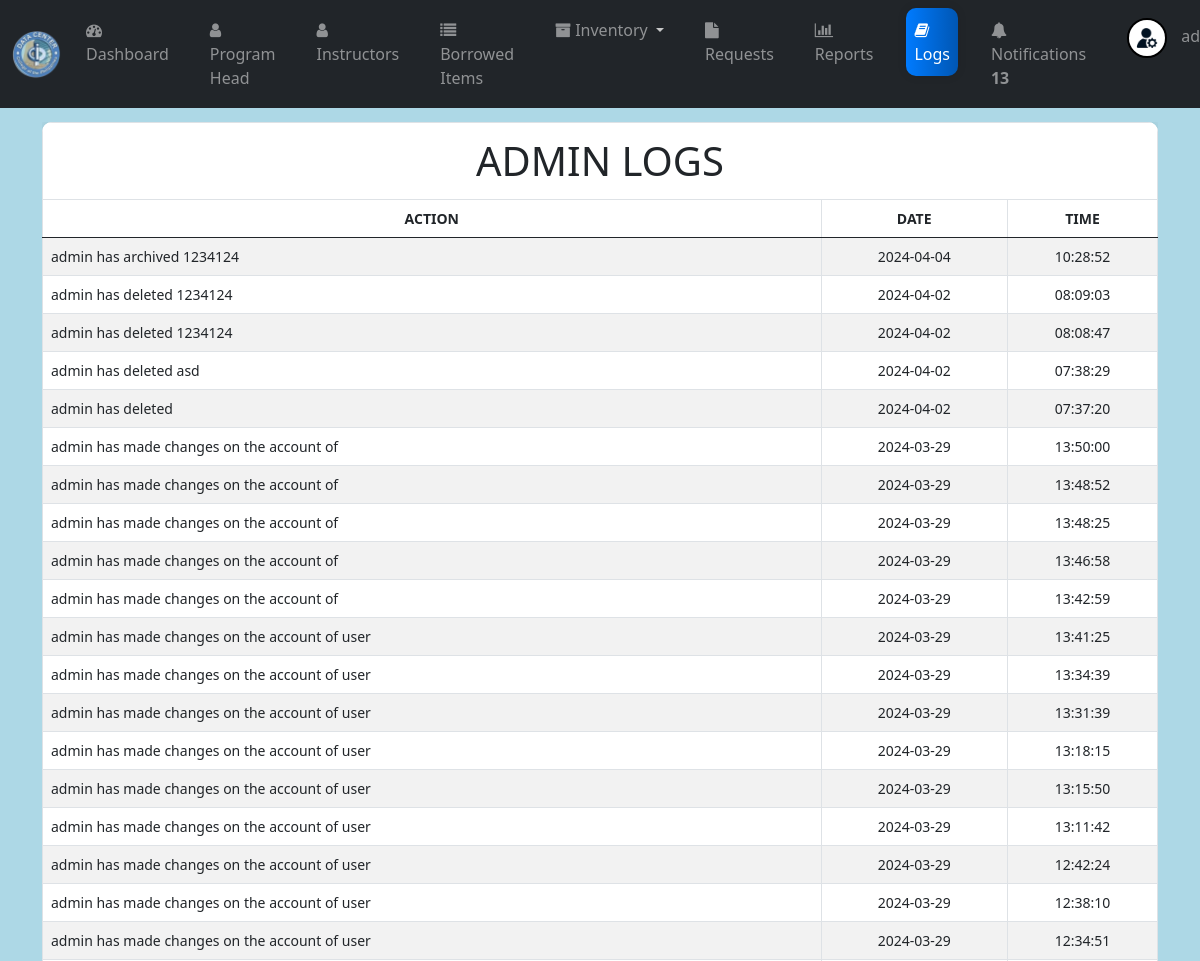
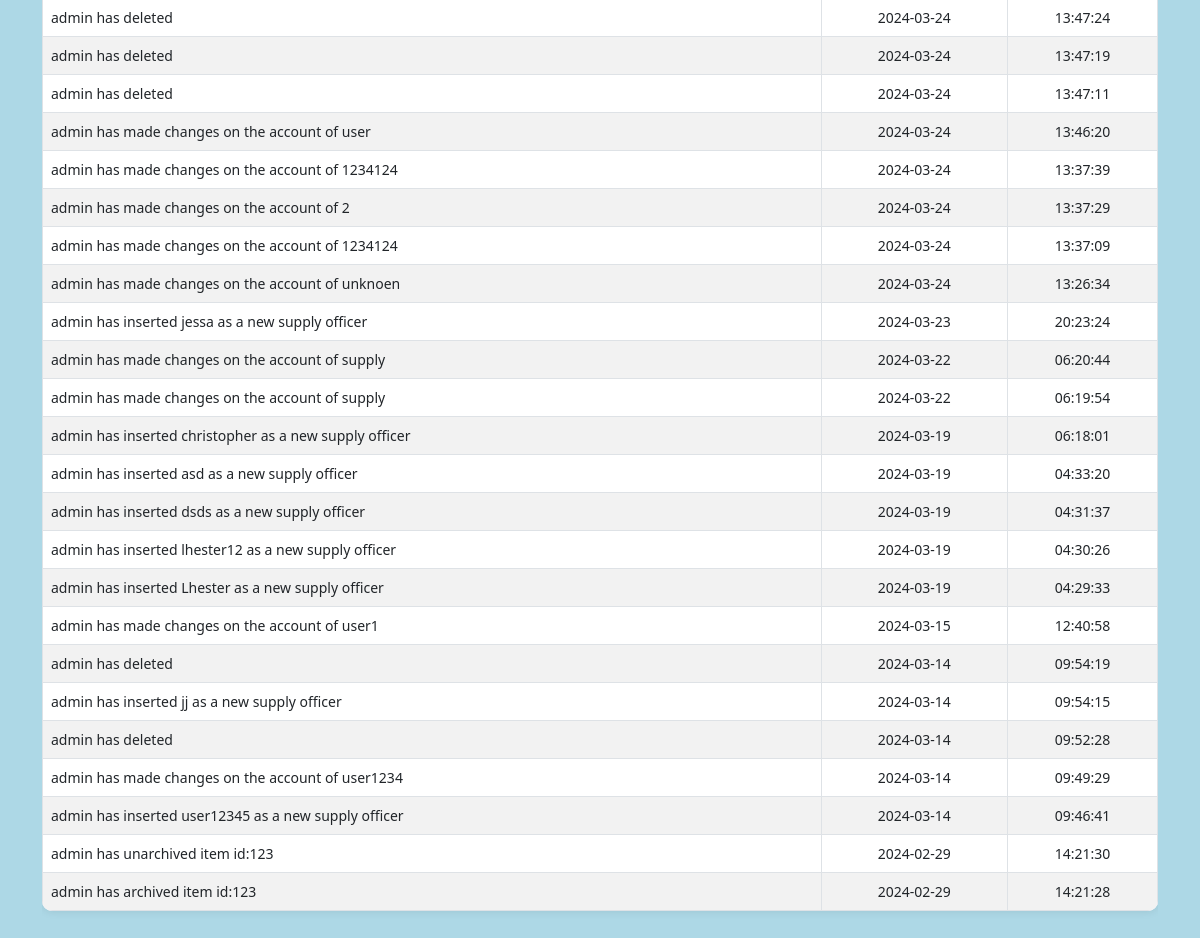
The app's page /logs.php (signed in) with its own data (2 pictures, top to bottom).
### tables this page shows
CREATE TABLE `log` (
  `log_id` int(11) NOT NULL,
  `time` time NOT NULL,
  `date` date NOT NULL,
  `action` text NOT NULL
);

### logs.php (the view, shortened to what this page needs)
<?php
include_once("config.php");
?>
<!DOCTYPE html>
<html>
<head>
    <link href="https://cdn.jsdelivr.net/npm/bootstrap@5.0.2/dist/css/bootstrap.min.css" rel="stylesheet">
</head>
<body>
    <?php include("navigations.php"); ?>
    <div class="container">
        <div class="table-responsive">
            <table class="table table-striped">
                <thead>
                <tr align="center">
                <th colspan="3" style="font-size: 40px; font-weight: normal;">Admin Logs</th>
                </tr>
                    <tr align="center">
                        <th>Action</th>
                        <th>Date</th>
                        <th>Time</th>
                    </tr>
                </thead>
                <tbody>
                    <?php
                    $rs = mysqli_query($mysqli, "SELECT * FROM log ORDER BY log_id DESC");
                    if(mysqli_num_rows($rs) > 0) {
                        while ($res = mysqli_fetch_array($rs)) {
                            echo "<tr>";
                            echo "<td>" . $res['action'] . "</td>";
                            echo "<td class='text-center'>" . $res['date'] . "</td>";
                            echo "<td class='text-center'>" . $res['time'] . "</td>";
                            echo "</tr>";
                        }
                    } else {
                        echo "<tr><td colspan='3' class='no-logs'>No logs found.</td></tr>";
                    }
                    ?>
                </tbody>
            </table>
        </div>
    </div>
</body>
</html>

### logs.php (style rules this page uses)
body { background-color: #f8f9fa; font-family: Arial, sans-serif; }
.container { width: 95%; margin: 50px auto; }
.table { background-color: #fff; border-radius: 10px; overflow: hidden; box-shadow: 0px 0px 10px rgba(0, 0, 0, 0.1); }
.table th, .table td { border: 1px solid #dee2e6; padding: 10px; vertical-align: middle; font-size: 14px; }
.table th { background-color: #007bff; color: #fff; text-transform: uppercase; font-weight: bold; }
.table-striped tbody tr:nth-of-type(odd) { background-color: rgba(0, 123, 255, 0.1); }

### navigations.php (style rules this page uses)
body { font-family: Arial, sans-serif; background-color: #f8f9fa; margin: 0; padding: 0; display: flex; flex-direction: column; min-height: 100vh; color: #333; }

### records on screen
log: action "admin has archived 1234124", date "2024-04-04", time "10:28:52"
log: action "admin has deleted 1234124", date "2024-04-02", time "08:09:03"
log: action "admin has deleted 1234124", date "2024-04-02", time "08:08:47"
log: action "admin has deleted asd", date "2024-04-02", time "07:38:29"
log: action "admin has deleted", date "2024-04-02", time "07:37:20"
log: action "admin has made changes on the account of", date "2024-03-29", time "13:50:00"
log: action "admin has made changes on the account of", date "2024-03-29", time "13:48:52"
log: action "admin has made changes on the account of", date "2024-03-29", time "13:48:25"
log: action "admin has made changes on the account of", date "2024-03-29", time "13:46:58"
log: action "admin has made changes on the account of", date "2024-03-29", time "13:42:59"
log: action "admin has made changes on the account of user", date "2024-03-29", time "13:41:25"
log: action "admin has made changes on the account of user", date "2024-03-29", time "13:34:39"
log: action "admin has made changes on the account of user", date "2024-03-29", time "13:31:39"
log: action "admin has made changes on the account of user", date "2024-03-29", time "13:18:15"
log: action "admin has made changes on the account of user", date "2024-03-29", time "13:15:50"
log: action "admin has made changes on the account of user", date "2024-03-29", time "13:11:42"
log: action "admin has made changes on the account of user", date "2024-03-29", time "12:42:24"
log: action "admin has made changes on the account of user", date "2024-03-29", time "12:38:10"
log: action "admin has made changes on the account of user", date "2024-03-29", time "12:34:51"
log: action "admin has deleted", date "2024-03-24", time "13:47:24"
log: action "admin has deleted", date "2024-03-24", time "13:47:19"
log: action "admin has deleted", date "2024-03-24", time "13:47:11"
log: action "admin has made changes on the account of user", date "2024-03-24", time "13:46:20"
log: action "admin has made changes on the account of 1234124", date "2024-03-24", time "13:37:39"
log: action "admin has made changes on the account of 2", date "2024-03-24", time "13:37:29"
log: action "admin has made changes on the account of 1234124", date "2024-03-24", time "13:37:09"
log: action "admin has made changes on the account of unknoen", date "2024-03-24", time "13:26:34"
log: action "admin has inserted jessa as a new supply officer", date "2024-03-23", time "20:23:24"
log: action "admin has made changes on the account of supply", date "2024-03-22", time "06:20:44"
log: action "admin has made changes on the account of supply", date "2024-03-22", time "06:19:54"
log: action "admin has inserted christopher as a new supply officer", date "2024-03-19", time "06:18:01"
log: action "admin has inserted asd as a new supply officer", date "2024-03-19", time "04:33:20"
log: action "admin has inserted dsds as a new supply officer", date "2024-03-19", time "04:31:37"
log: action "admin has inserted lhester12 as a new supply officer", date "2024-03-19", time "04:30:26"
log: action "admin has inserted Lhester as a new supply officer", date "2024-03-19", time "04:29:33"
log: action "admin has made changes on the account of user1", date "2024-03-15", time "12:40:58"
log: action "admin has deleted", date "2024-03-14", time "09:54:19"
log: action "admin has inserted jj as a new supply officer", date "2024-03-14", time "09:54:15"
log: action "admin has deleted", date "2024-03-14", time "09:52:28"
log: action "admin has made changes on the account of user1234", date "2024-03-14", time "09:49:29"
log: action "admin has inserted user12345 as a new supply officer", date "2024-03-14", time "09:46:41"
log: action "admin has unarchived item id:123", date "2024-02-29", time "14:21:30"
log: action "admin has archived item id:123", date "2024-02-29", time "14:21:28"

### other values on screen
$alerto "13"
